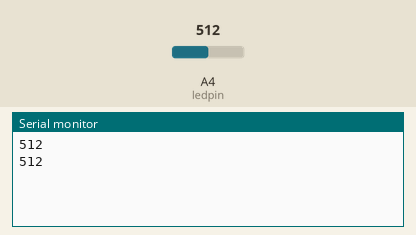
A sketch run on a simulated Arduino Uno, built with avr-gcc and run on an emulated ATmega328P. Shown: the last lines printed to the serial monitor. Inputs (shaded band) come from the test bench; at power-on: A4 (ledpin) = 512.

Above: at 2.8 s.
2.9 s: A4 (ledpin) set to 716
At 4.5 s:
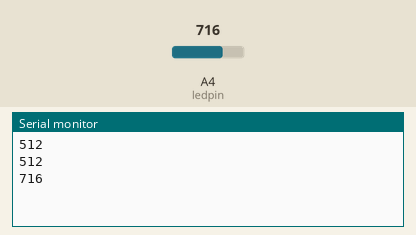
5.6 s: A4 (ledpin) set to 900
At 7.2 s:
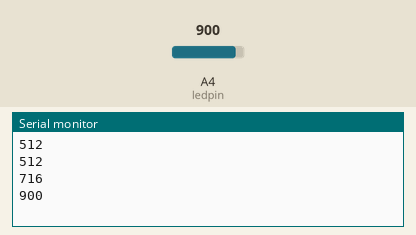
Timing chart, 0 to 8.7 s (numbered marks = the images above; inputs shaded):
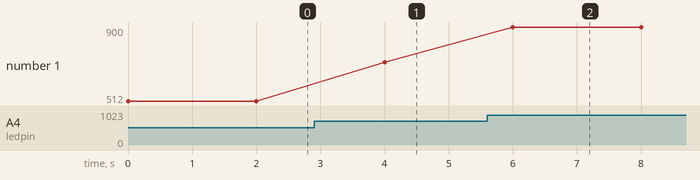

Measured:
- after the input at 2.9 s, the serial monitor: prints a new line after 1.1 s (image 1)
- after the input at 5.6 s, the serial monitor: prints a new line after 0.40 s (image 2)
- plotted number 1: 512 → 716 after the input at 2.9 s, 716 → 900 after the input at 5.6 s

The sketch:

HCSr501.ino
```cpp
//红外感应

//信号接 7 端口

int ledpin = 4;


void setup()

{

  pinMode(ledpin, INPUT);

  Serial.begin(9600);  // 打开串口，设置波特率为9600 bps

}


void loop()

{

  int in = analogRead(ledpin);
  //int in = digitalRead(ledpin);

  Serial.println(in); //有人的时候输出高电平1 无人0

  delay(2000);
}
```
